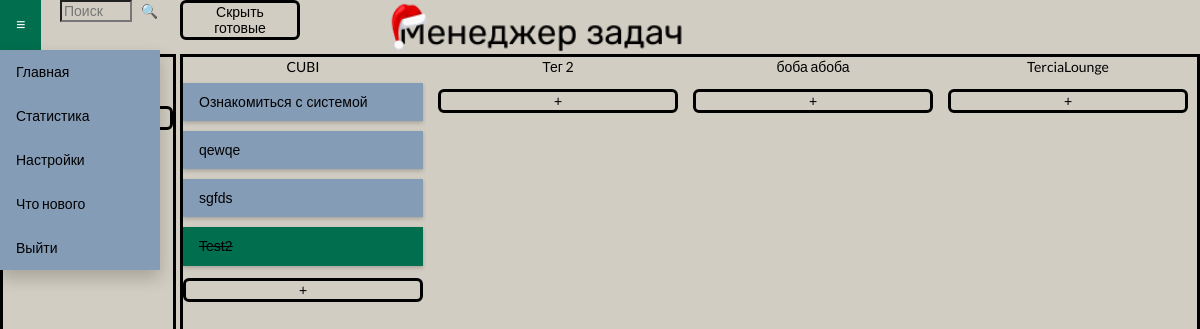
/ (signed in), run on the app's committed database.
### todo/models.py (models this page shows)
class Tag(db.Model):
    id = db.Column(db.Integer, primary_key=True)
    uid = db.Column(db.Integer)
    ws_id = db.Column(db.Integer)
    title = db.Column(db.String(100))
    descr = db.Column(db.String(1000))

class ToDo(db.Model):
    id = db.Column(db.Integer, primary_key=True)
    title = db.Column(db.String(100))
    tag_id = db.Column(db.Integer)
    descr = db.Column(db.String(1000))
    create_date = db.Column(db.DateTime)
    close_date = db.Column(db.DateTime)
    is_complete = db.Column(db.Boolean)
    is_cycle = db.Column(db.String(25))
    cycle_series = db.Column(db.Integer)
    time_to_complete = db.Column(db.String(100))

### todo/routes.py (the view, shortened to what this page needs)
@app.route('/', methods=['POST', 'GET'])
@login_required
def home():
    if request.method == 'GET':
        if current_user:
            timed_raw = timedt().timed
            dt_gmt = timedt().dt
            ws_ids = []
            get_curr_ws = Workspace.query.filter_by(uid=current_user.id).order_by(Workspace.id).first()
            ws_ids.append(get_curr_ws.id)
            print(ws_ids, 'ws ids for home def')
            get_curr_user_tags = Tag.query.filter(Tag.ws_id.in_((ws_ids))).all()
            tags_ids = []
            tags_names = []
            default_value = 0
            for el in get_curr_user_tags:
                tags_ids.append(el.id)
                tags_names.append(el.title)
            print(tags_ids, 'tags ids for home def')
            print(tags_names, 'tags names for home def')
            cycle = ToDo.query.filter(ToDo.tag_id.in_((tags_ids))).filter_by(is_cycle='checked').order_by(
                ToDo.id.desc()).all()
            todo_list = ToDo.query.filter(ToDo.tag_id.in_((tags_ids))).filter_by(is_complete=0).order_by(ToDo.id.desc()).all()
            todo_list1 = ToDo.query.filter(ToDo.tag_id.in_((tags_ids))).order_by(ToDo.is_complete).all()
            result = {}
            for tag in tags_ids:
                for row in todo_list1:
                    if tag != row.tag_id:
                        tag_name = Tag.query.filter_by(id=tag).first()
                        if tag_name.title in result:
                            pass
                        else:
                            result[f'{tag_name.title}'] = ['empty']
                    else:
                        tag_name = Tag.query.filter_by(id=row.tag_id).first()
                        if tag_name.title in result:
                            result[f'{tag_name.title}'].append(row.title)
                        else:
                            result[f'{tag_name.title}'] = [row.title]
            todoc_list = ToDo.query.filter(ToDo.tag_id.in_((tags_ids))).filter_by(is_complete=1).order_by(
                ToDo.id.desc()).all()
            todo_workspaces = Workspace.query.filter_by(uid=current_user.id).distinct(Tag.title)
            todo_completed = ToDo.query.filter(ToDo.tag_id.in_((tags_ids))).filter_by(is_complete=1).order_by(
                ToDo.id.desc()).all()
            todo_uncompleted = ToDo.query.filter(ToDo.tag_id.in_((tags_ids))).filter_by(is_complete=0).order_by(
                ToDo.id.desc()).all()
            completed = len(todo_completed)
            uncompleted = len(todo_uncompleted)
            all = len(todo_list1)
            todo_tags = Tag.query.filter_by(uid=current_user.id).distinct(Tag.title)
            return render_template('todo/index.html', todo_list=todo_list1, todoc_list=todoc_list, todo_tags=todo_tags,
                                   todo_completed=completed, todo_uncompleted=uncompleted, todo_all=all,
                                   title='CUBI Prot.', default_value=default_value, workspace_list=todo_workspaces,
                                   result=result)
        else:
            return redirect(url_for('todo/login.html'))

### todo/routes.py (called while the page is built)
@login_manager.user_loader
def load_user(user_id):
    user = Users.query.filter_by(id=user_id).first()
    return user

### todo/templates/todo/index.html (shortened to what this page needs)
{% extends 'todo/layout.html' %}
{% block content %}
    <div class='container' style="display: grid; grid-template-columns:15% 85%; ">
        <div class="workspaces"
             style="{% if request.cookies.get('font')=='black' %}background-color:{{ request.cookies.get('font') }};color:white; border:solid white;{% else %} background-color: rgb(209,205,194); border:solid black;{% endif %}margin-right: 2%; grid-column-start: 1; ">
            {% block workspaces %}
                Рабочие области:<br>
                {% for workspace in workspace_list %}
                    <a href=""
                       style="text-decoration: none; color: inherit; transition: opacity 0.3s;">{{ workspace.title }}</a>
                    <br>
                {% endfor %}
                <button class="modal-trigger" data-modal-id="modal-create-id"
                        style="{% if request.cookies.get('font')=='black' %}background-color:{{ request.cookies.get('font') }};color:white;{% else %}color: black;{% endif %} margin-top: 5%; border: solid; border-radius: 6px; width: 100%; text-align: center; display: block; background: none; cursor: pointer;">
                </button>
            {% endblock %}
        </div>
        <div class="tasks_area"
             style="{% if request.cookies.get('font')=='black' %}background-color:{{ request.cookies.get('font') }};color:white; border:solid white;{% else %} background-color: rgb(209,205,194); border:solid black;{% endif %}grid-column-start: 2;">
            {% block tasks %}
                <div class="list"
                     style="display: grid; grid-template-columns: repeat(auto-fit, 1fr); grid-auto-flow: column; overflow-x: scroll; overflow-y: scroll; height: 90vh; grid-gap: 15px;">
                    {% for tag, task in result.items() %}
                        <div class="task_head" style="width: 30vh;">
                            <p style="{% if request.cookies.get('font')=='black' %}background-color:rgb(56,56,56);color:white;{% else %} background-color: rgb(209,205,194); color: black{% endif %}; text-align: center; margin-bottom: 2.5%;">
                                {{ tag }}
                            </p>
                            {% for todo in todo_list %}
                                {% for title in task %}
                                    {% if todo.title == title %}
                                        <div class="task_body"
                                             style="{% if todo.is_complete==True %}background-color:rgb(1,110,78);text-decoration: line-through;{% else %}background-color: rgb(133,156,182);{% endif %} padding: 10px; box-shadow: 0 2px 4px rgba(0,0,0,0.2); margin-bottom: 10px;">
                                            <button class="modal-trigger" data-modal-id="modal-{{ todo.id }}"
                                            style="{% if todo.is_complete==True %};text-decoration: line-through;{% endif %} border:none; transition: opacity 0.3s; background: none; cursor: pointer;">
                                                {{ title|safe }}
                                            </button>
                                        </div>
                                    {% endif %}
                                {% endfor %}
                            {% endfor %}
                            <button class="modal-trigger" data-modal-id="modal-create-{{ tag }}"
                                    style="{% if request.cookies.get('font')=='black' %}background-color:{{ request.cookies.get('font') }};color:white;{% else %}color: black;{% endif %} margin-top: 5%; border: solid; border-radius: 6px; width: 100%; text-align: center; display: block; background: none; cursor: pointer;">
                                +
                            </button>
                        </div>
                    {% endfor %}
                </div>
            {% endblock %}
        </div>
    </div>
{% endblock content %}

### todo/static/css/style.css (style rules this page uses)
body { font-family: Roboto-Regular; transition: background-color 0.3s ease; margin: 0; }
a:link { color: white; text-decoration: underline; cursor: pointer; }

### todo/templates/todo/menu.html (style rules this page uses)
:root { --responsive-font-size-primary: min(1em, max(0.5em, 5vmin)); }

### data on the page
Tag: title "CUBI"
ToDo: title "Ознакомиться с системой"
ToDo: title "qewqe"
ToDo: title "sgfds"
ToDo: title "Test2"
Tag: title "Тег 2"
Tag: title "боба абоба"
Tag: title "TerciaLounge"
